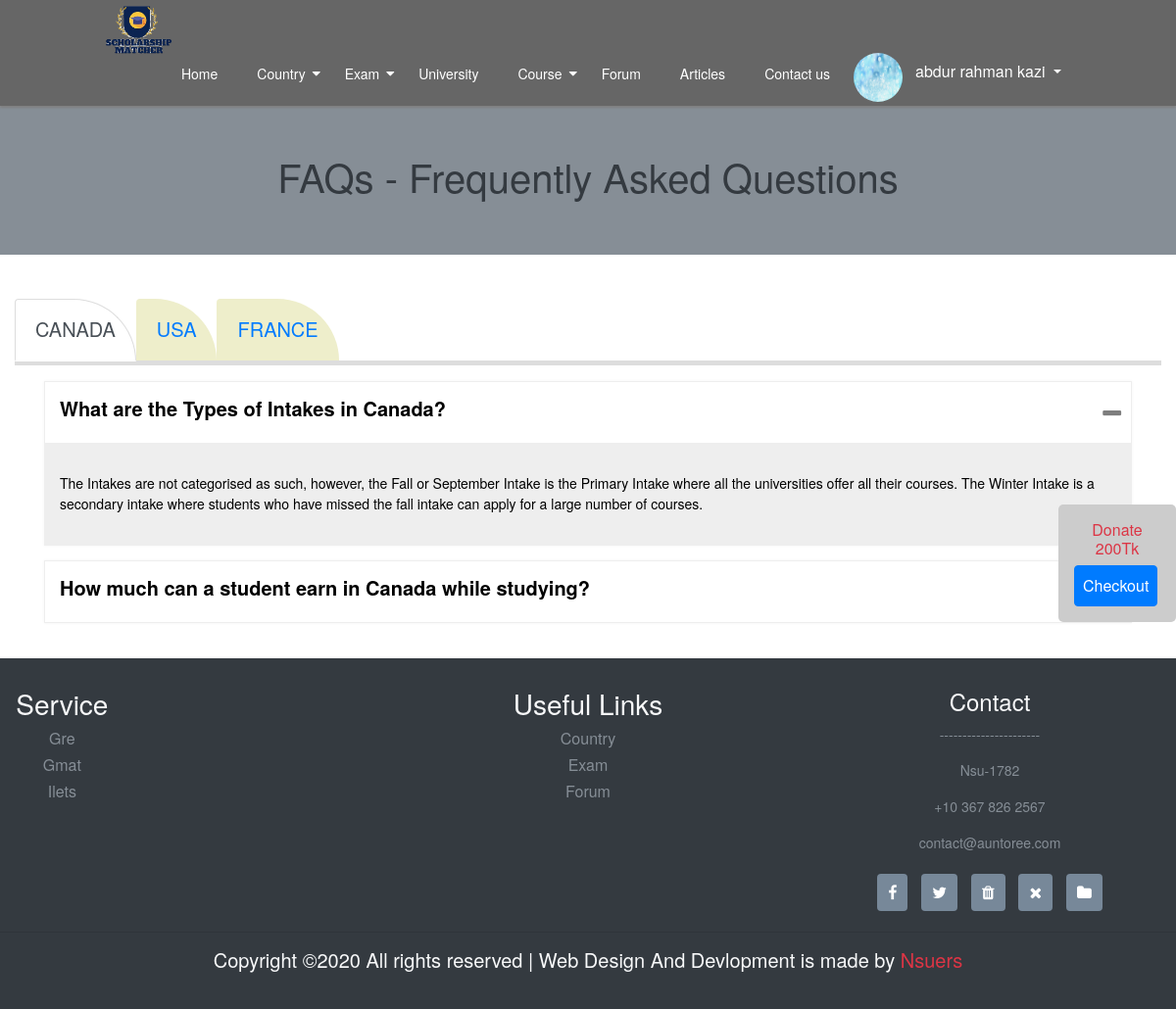
/forum.php (signed in), run on the app's committed database.
### tables this page shows
CREATE TABLE `country` (
  `id` int(11) NOT NULL,
  `title` varchar(100) DEFAULT NULL
);

CREATE TABLE `forum` (
  `forum_id` int(11) NOT NULL,
  `country_id` int(11) NOT NULL,
  `question` varchar(100) NOT NULL,
  `answer` text NOT NULL
);

### classes/Country.php (called while the page is built, shortened)
<?php
 $filepath = realpath(dirname(__FILE__));
 include_once ($filepath.'/../lib/Database.php');
 include_once ($filepath.'/../helpers/Format.php');
class Country
{
	private $db;
	function __construct(){
		$this->db = new Database();
	}
	function allCountry(){
		$sql ='SELECT * FROM `country`';
		$fetchAll = $this->db->select($sql);
		return $fetchAll;
	}
}

### lib/Database.php (called while the page is built, shortened)
<?php
 $filepath = realpath(dirname(__FILE__));
Class Database{
	public $host   = DB_HOST;
	public $user   = DB_USER;
	public $pass   = DB_PASS;
	public $dbname = DB_NAME;
	public $link;
	private function connectDB(){
	$this->link = new mysqli($this->host, $this->user, $this->pass, $this->dbname);
 }
	public function select($query){
		$result = $this->link->query($query) or die($this->link->error.__LINE__);
		if($result->num_rows > 0){
			return $result;
		} else {
			return false;
		}
	}
}

### classes/Forum.php (called while the page is built, shortened)
<?php
 $filepath = realpath(dirname(__FILE__));
 include_once ($filepath.'/../lib/Database.php');
 include_once ($filepath.'/../helpers/Format.php');
class Forum
{
	private $db;
	private $fm;
	function __construct(){
		$this->db = new Database();
		$this->fm = new Format();
	}
	function viewForumContent($id){
	 	$id = $this->fm->validation($id);
		$id = mysqli_real_escape_string($this->db->link,$id);
	 	$sql = "SELECT * FROM `forum` WHERE country_id='".$id."'";
	 	$fetchAll = $this->db->select($sql);
	 	return $fetchAll;
	}
}

### helpers/Format.php (called while the page is built, shortened)
<?php
class Format{
	public function validation($data){
		$data = trim($data);
		$data = stripcslashes($data);
		$data = htmlspecialchars($data);
		return $data;
	}
}
?>

### forum.php (the view, shortened to what this page needs)
<?php include 'inc/header.php'; ?>
<div class="container-fluid bg-secondary lineHeight">
  <div class="container p-5">
    <h1 class="text-center text-dark">FAQs - Frequently Asked Questions</h1>
  </div>
</div>
<br>
<section class="container-fluid mt-4">
<?php
   $getContry = $cntry->allCountry();
   if ($getContry) {
    $tab_menu = '';
    $tab_content = '';
    $i = 0;
    while ($result = mysqli_fetch_array($getContry)) {
      if ($i == 0) {
        $tab_menu .= '<li class="nav-item active">
       <a class="nav-link active" data-toggle="tab" href="#'.$result['id'].'" role="tab"><b class="h5">'.strtoupper($result['title']).'</b></a>
       </li>';
        $tab_content .='<div class="tab-pane fade show active" id="'.$result['id'].'" role="tabpanel" aria-labelledby="home-tab"><div class="container custom-accordion mt-3">';
      }
      else
      {
        $tab_menu .= '<li class="nav-item">
       <a class="nav-link" data-toggle="tab" href="#'.$result['id'].'" role="tab"><b class="h5">'.strtoupper($result['title']).'</b></a>
       </li>';
        $tab_content .='<div class="tab-pane fade" id="'.$result['id'].'" role="tabpanel"><div class="container custom-accordion mt-3">';
      }
      $getForum = $forum->viewForumContent($result['id']);
      $j= 0;
        while ($row = mysqli_fetch_array($getForum)) {
          if ($j == 0) {
            $tab_content .='<div class="accordion-item active">
        <div class="title">
          <h5><b>'.$row['question'].'</b></h5>
          <span class="open"><i class="fa fa-plus"></i></span>
          <span class="close"><i class="fa fa-minus"></i></span>
        </div>
        <div class="info">
          <p class="text-design">'.htmlspecialchars_decode($row['answer']).'</p>
        </div>
      </div>';
          }else{
            $tab_content .='<div class="accordion-item">
        <div class="title">
          <h5><b>'.$row['question'].'</b></h5>
          <span class="open"><i class="fa fa-plus"></i></span>
          <span class="close"><i class="fa fa-minus"></i></span>
        </div>
        <div class="info">
          <p class="text-design">'.htmlspecialchars_decode($row['answer']).'</p>
        </div>
      </div>';
          }
          $j++;
        }
      $tab_content .= '</div></div>';
      $i++;
    }
   }
 ?>
  <ul class="nav nav-tabs" role="tablist">
    <?php
      echo $tab_menu;
    ?>
  </ul>
  <div class="tab-content" id="myTabContent">
    <?php
    echo $tab_content;
    ?>
  </div>
</section>
<br>
<?php include 'inc/footer.php'; ?>

### css/style.css (style rules this page uses)
body { background: #fff; font-family: Helvetica Neue, Helvetica, Arial, sans-serif; font-size: 14px; color: #000; margin: 0; padding: 0; }
a { text-decoration:none !important; }
.lineHeight { margin-top: -5px; }
.nav-link { padding: 18px 20px; }
.nav-tabs { border-bottom: 5px solid #ddd; }
.nav-tabs .nav-link { background-color: #eeeecb; border-top-right-radius: 64px; }
.nav-tabs .nav-link.active { border-bottom:2px solid #fff; }
.text-design { font-family:verdana,geneva,sans-serif }
.custom-accordion { width: 100%; }
.accordion-item { border: 1px solid #eee; background-color: #fff; box-shadow: 0px 0px 3px rgba(0,0,0,0.05); margin-bottom: 15px; }
.accordion-item:last-child { margin-bottom: 15px; }
.accordion-item .title,.accordion-item .info { padding: 15px; }
.accordion-item .title { font-weight: bold; cursor: pointer; position: relative; }
.accordion-item .title span { position: absolute; top: 50%; right: 10px; transform: translateY(-50%); }
.accordion-item .info { background-color: #eee; }

### data on the page
country: title "CANADA"
country: title "USA"
country: title "FRANCE"
forum: question "What are the Types of Intakes in Canada?", answer "The Intakes are not categorised as such, however, the Fall or September Intake is the Primary Intake where all the universities offer all their courses. The Winter Intake is a secondary intake where students who have missed the fall intake can apply for a large number of courses."
forum: question "How much can a student earn in Canada while studying?"

### other printed values
Session::get('cmrname') "abdur rahman kazi"
